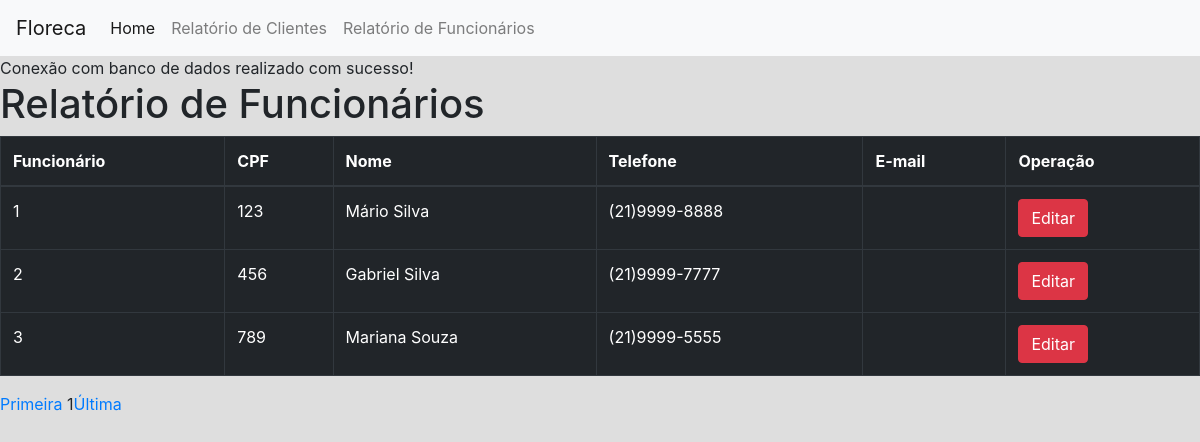
The app's page /pages/relatorio-func.php, older data.
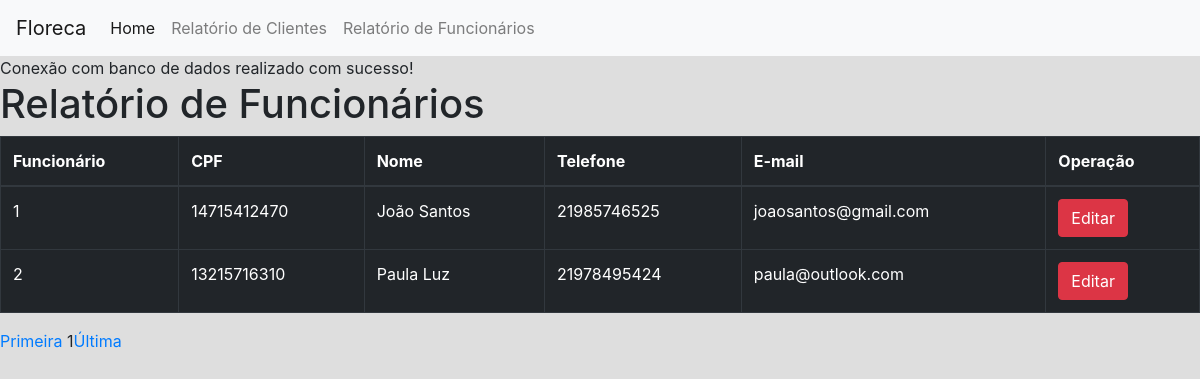
The same page, newer data.
### tables this page shows
CREATE TABLE `funcionario` (
  `idfuncionario` int(15) NOT NULL,
  `cpffuncionario` char(14) NOT NULL,
  `nome` varchar(60) NOT NULL,
  `datanascimento` date DEFAULT NULL,
  `telefone` varchar(15) NOT NULL,
  `rg` varchar(15) NOT NULL,
  `cep` char(9) NOT NULL,
  `numerocasa` smallint(6) NOT NULL,
  `foto` varchar(255) DEFAULT NULL,
  `email` varchar(255) NOT NULL
);

### pages/relatorio-func.php (the view, shortened to what this page needs)
<?php
    require_once './head.php';
    require_once './menuadmin.php';
    include_once './conexao.php';
    $pagatual = filter_input(INPUT_GET, "page", FILTER_SANITIZE_NUMBER_INT);
	$pag = (!empty($pagatual)) ? $pagatual : 1;
    $limitereg = 3;
    $inicio = ($limitereg * $pag) - $limitereg;
    $busca= "SELECT idfuncionario, cpffuncionario, nome, telefone, email
              from funcionario
              LIMIT $inicio , $limitereg";
    $resultado = $conn->prepare($busca);
    $resultado->execute();
    if (($resultado) AND ($resultado->rowCount() != 0)){
     echo "<h1>Relatório de Funcionários</h1>";
?>
    <table class="table table-bordered table-dark">
        <thead>
            <tr>
                <th scope="col">Funcionário</th>
                <th scope="col">CPF</th>
                <th scope="col">Nome</th>
                <th scope="col">Telefone</th>
                <th scope="col">E-mail</th>
                <th scope="col">Operação</th>
            </tr>
        </thead>
    <tbody>
    <?php
    while ($linha = $resultado->fetch(PDO::FETCH_ASSOC)) {
    extract($linha);
    ?>
        <tr>
          <td scope="row"><?php echo $idfuncionario ?></td>
          <td><?php echo $cpffuncionario ?></td>
          <td><?php echo $nome ?></td>
          <td><?php echo $telefone ?></td>
          <td><?php echo $email ?></td>
          <td>
            <?php echo "<a href='editar-func.php?idfuncionario=$idfuncionario'>" ; ?>
            <input type="submit" class="btn btn-danger" name="editar" value="Editar">
          </td>
        </tr>
<?php
        }
?>
 </tbody>
</table>
<?php
    }else{
        echo "Não tem registros";
    }
    $qtregistro = "SELECT COUNT(idfuncionario) AS registros FROM funcionario" ;
    $resultado = $conn->prepare($qtregistro);
    $resultado->execute();
    $resposta = $resultado->fetch(PDO::FETCH_ASSOC);
    $qnt_pagina = ceil($resposta['registros'] / $limitereg);
    echo "<a href='relatorio-func.php?page=1'>Primeira</a> ";
    echo "$pag";
    echo "<a href='relatorio-func.php?page=$qnt_pagina'>Última</a> ";
?>

### pages/head.php (shortened to what this page needs)
<!DOCTYPE html>
<html lang="pt-BR">
  <head>
    <link rel="stylesheet" href="https://stackpath.bootstrapcdn.com/bootstrap/4.1.3/css/bootstrap.min.css">
    <link rel="stylesheet" href="style.css">
    <link rel="stylesheet" href="https://cdnjs.cloudflare.com/ajax/libs/font-awesome/6.2.1/css/all.min.css" />
  </head>
  <body>

### pages/menuadmin.php (shortened to what this page needs)
<?php
    require_once 'head.php';
?>
<nav class="navbar navbar-expand-lg navbar-light bg-light">
        <a class="navbar-brand" href="index.php">Floreca</a>
        <div class="collapse navbar-collapse" id="conteudoNavbarSuportado">
          <ul class="navbar-nav mr-auto">
            <li class="nav-item active">
              <a class="nav-link" href="index.php">Home <span class="sr-only">(página atual)</span></a>
            </li>
            <li class="nav-item">
              <a class="nav-link" href="./relatorio-client.php">Relatório de Clientes</a>
            </li>
            <li class="nav-item">
              <a class="nav-link" href="./relatorio-func.php">Relatório de Funcionários</a>
            </li>
          </ul>
        </div>
    </nav>
<?php
    require_once './footer-admin.php';
?>

### pages/footer-admin.php (shortened to what this page needs)
  </body>
</html>

### pages/style.css (style rules this page uses)
body { margin: 0; padding: 0; height: 100%; width: 100%; overflow-x: hidden; background: #dedede; }

Row changes from the older to the newer data that the page shows:
removed funcionario: idfuncionario "3", cpffuncionario "789", nome "Mariana Souza", telefone "(21)9999-5555"
changed funcionario id 1: cpffuncionario "123" → "14715412470"; nome "Mário Silva" → "João Santos"; telefone "(21)9999-8888" → "21985746525"; email (not shown) → "joaosantos@gmail.com"
changed funcionario id 2: cpffuncionario "456" → "13215716310"; nome "Gabriel Silva" → "Paula Luz"; telefone "(21)9999-7777" → "21978495424"; email (not shown) → "paula@outlook.com"
